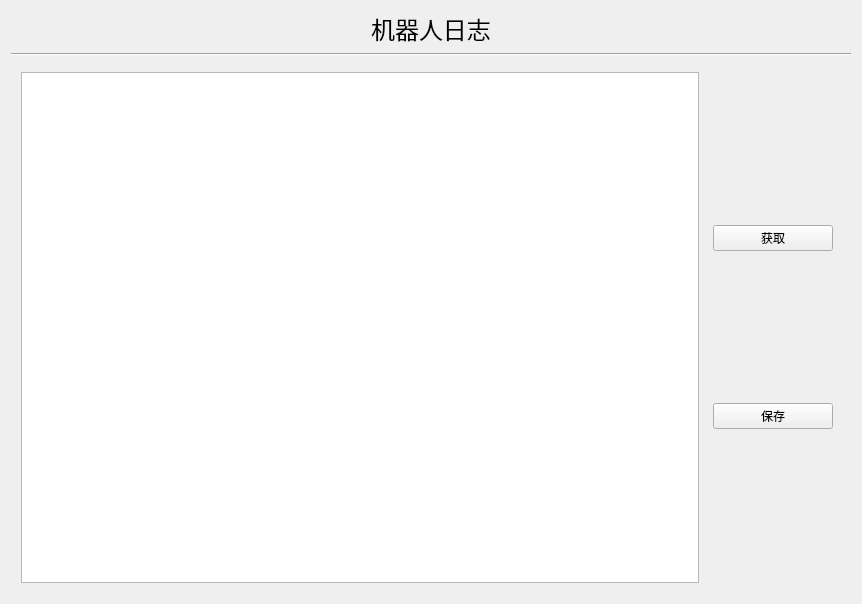
<?xml version="1.0" encoding="UTF-8"?>
<ui version="4.0">
 <class>log_8058</class>
 <widget class="QWidget" name="log_8058">
  <property name="geometry">
   <rect>
    <x>0</x>
    <y>0</y>
    <width>862</width>
    <height>604</height>
   </rect>
  </property>
  <property name="windowTitle">
   <string>Form</string>
  </property>
  <layout class="QVBoxLayout" name="verticalLayout_2">
   <item>
    <widget class="QLabel" name="label">
     <property name="font">
      <font>
       <family>SimSun-ExtB</family>
       <pointsize>18</pointsize>
      </font>
     </property>
     <property name="text">
      <string>机器人日志</string>
     </property>
     <property name="alignment">
      <set>Qt::AlignCenter</set>
     </property>
     <property name="margin">
      <number>10</number>
     </property>
    </widget>
   </item>
   <item>
    <widget class="Line" name="line">
     <property name="orientation">
      <enum>Qt::Horizontal</enum>
     </property>
    </widget>
   </item>
   <item>
    <layout class="QHBoxLayout" name="horizontalLayout" stretch="10,2">
     <property name="leftMargin">
      <number>10</number>
     </property>
     <property name="topMargin">
      <number>10</number>
     </property>
     <property name="rightMargin">
      <number>10</number>
     </property>
     <property name="bottomMargin">
      <number>10</number>
     </property>
     <item>
      <widget class="QTextEdit" name="textEdit_log">
       <property name="readOnly">
        <bool>true</bool>
       </property>
      </widget>
     </item>
     <item>
      <layout class="QVBoxLayout" name="verticalLayout">
       <property name="spacing">
        <number>7</number>
       </property>
       <property name="leftMargin">
        <number>8</number>
       </property>
       <property name="topMargin">
        <number>8</number>
       </property>
       <property name="rightMargin">
        <number>8</number>
       </property>
       <property name="bottomMargin">
        <number>8</number>
       </property>
       <item>
        <widget class="QPushButton" name="btn_getlog">
         <property name="toolTip">
          <string>&lt;html&gt;&lt;head/&gt;&lt;body&gt;&lt;p&gt;从机器人中获取日志&lt;/p&gt;&lt;/body&gt;&lt;/html&gt;</string>
         </property>
         <property name="text">
          <string>获取</string>
         </property>
        </widget>
       </item>
       <item>
        <widget class="QPushButton" name="btn_savelog">
         <property name="toolTip">
          <string>&lt;html&gt;&lt;head/&gt;&lt;body&gt;&lt;p&gt;将日志保存到本地&lt;/p&gt;&lt;/body&gt;&lt;/html&gt;</string>
         </property>
         <property name="text">
          <string>保存</string>
         </property>
        </widget>
       </item>
      </layout>
     </item>
    </layout>
   </item>
  </layout>
 </widget>
 <resources/>
 <connections/>
</ui>
